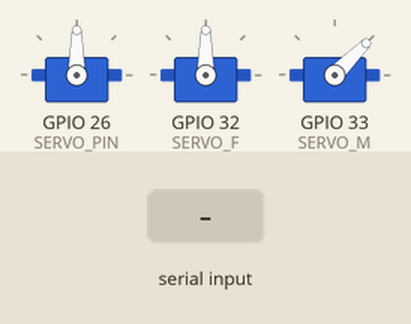
Simulated run of this sketch. Board: ESP32. Shown: 3 × servo. The test bench sets the inputs (shaded band). What the sketch prints to the serial monitor is not drawn.

Above: at 1.3 s.
1.4 s: "C\n" received over Serial
At 3.4 s:
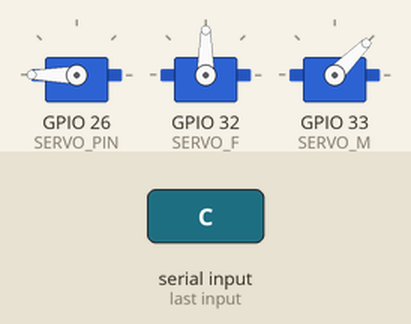
4.4 s: "U\n" received over Serial
At 6.7 s:
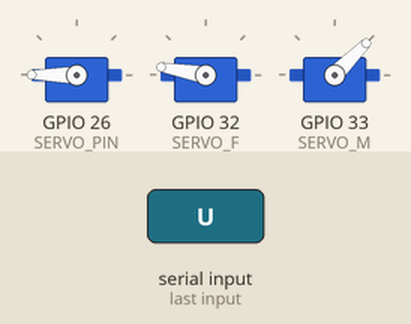
7.1 s: "O\n" received over Serial
At 8.9 s:
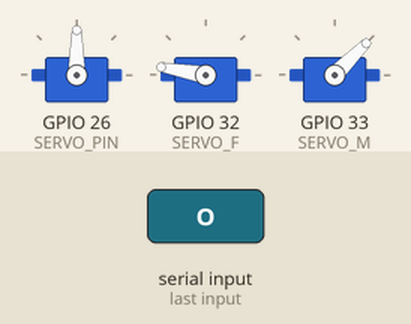
10.1 s: "D\n" received over Serial
At 10.55 s:
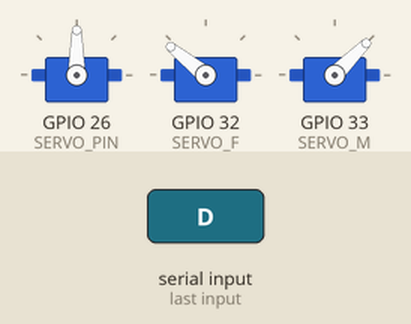
12.8 s: "W\n" received over Serial
At 14.6 s:
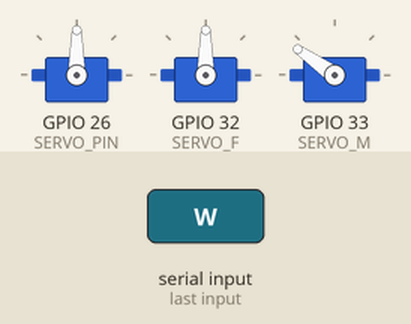
15.8 s: "c\n" received over Serial
At 17.9 s:
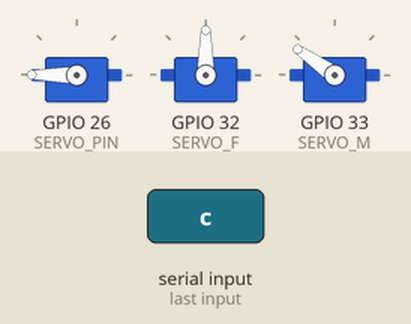
Timing chart, 0 to 19.4 s (numbered marks = the images above; inputs shaded):
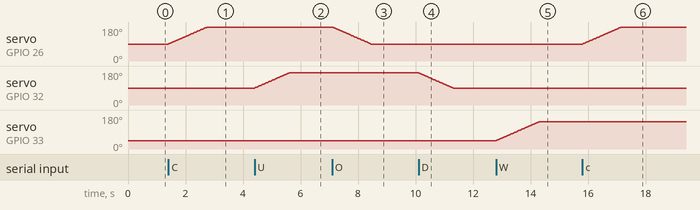

The sketch:

multi_python_control.ino
```cpp
#include <ESP32Servo.h>
#include <analogWrite.h>
//#include <tone.h>
#include <ESP32Tone.h>
#include <ESP32PWM.h>

#define OPEN_CLAW  1
#define CLOSE_CLAW 2
#define FORE_UP  3
#define FORE_DOWN  4
#define MAIN_UP  5
#define MAIN_DOWN 6
#define STOP  7
#define CMD_BUFF_LEN  6

#define SERVO_PIN 26
#define SERVO_F 32
#define SERVO_M 33
Servo servoMotor;
Servo servoMotor2;
Servo servoMotor3;
int hold = 0;
int pos = 0;
int pos_c = 90;
int pos_f = 90;
int pos_m = 45;
int angle_c = 180;
int angle_o = 90;
int angle_w = 145;
int angle_s = 45;
int angle_u = 170;
int angle_d = 90;
char c;
char str[CMD_BUFF_LEN];
uint8_t idx = 0;
uint8_t state = OPEN_CLAW;

void setup() {
  Serial.begin(115200);
  servoMotor.attach(SERVO_PIN);
  servoMotor.write(pos_c);
  servoMotor2.attach(SERVO_F);
  servoMotor2.write(pos_f);
  servoMotor3.attach(SERVO_M);
  servoMotor3.write(pos_m);
  delay(100);
  //  Serial.println("'O' to open, 'C' to close: ");
  //  while (Serial.available() == 0) {
  //    Serial.print(".");
  //    delay(500);
  //  }
  //  while (Serial.available() > 0) {
  //    Serial.read(); //Empty the read buffer
  //  }
  Serial.println("'1' for claw, '2' for forearm, '3' for main arm");
}

void loop() {

  if (Serial.available() > 0) {
    c = Serial.read();
    if (c != '\n') {
      str[idx++] = c;
    }
    else {
      str[idx] = '\0';

      state = interpret(str[0]);

      idx = 0;
    }
  }
  switch (state) {
    case 1:
      open_c();
      break;

    case 2:
      close_c();
      break;

    case 3:
      up_f();
      break;

    case 4:
      down_f();
      break;

    case 5:
      up_m();
      break;

    case 6:
      down_m();
      break;

    case 7:
      stop_c();
      break;

    default:
      stop_c();
      break;
  }

}

void down_m() {
  pos = servoMotor3.read();
  if (pos < angle_s) {
    while (pos < angle_s) {
      pos += 1;
      servoMotor3.write(pos);
      if (Serial.available() > 0) {
        break;
      }
      delay(15);
    }
  } else if (pos > angle_s) {
    while (pos > angle_s) {
      pos -= 1;
      servoMotor3.write(pos);
      if (Serial.available() > 0) {
        break;
      }
      delay(15);
    }
  }
}

void up_m() {
  pos = servoMotor3.read();
  if (pos < angle_w) {
    while (pos < angle_w) {
      pos += 1;
      servoMotor3.write(pos);
      if (Serial.available() > 0) {
        break;
      }
      delay(15);
    }
  } else if (pos > angle_w) {
    while (pos > angle_w) {
      pos -= 1;
      servoMotor3.write(pos);
      if (Serial.available() > 0) {
        break;
      }
      delay(15);
    }
  }
}

void down_f() {
  pos = servoMotor2.read();
  if (pos < angle_d) {
    while (pos < angle_d) {
      pos += 1;
      servoMotor2.write(pos);
      if (Serial.available() > 0) {
        break;
      }
      delay(15);
    }
  } else if (pos > angle_d) {
    while (pos > angle_d) {
      pos -= 1;
      servoMotor2.write(pos);
      if (Serial.available() > 0) {
        break;
      }
      delay(15);
    }
  }
}

void up_f() {
  pos = servoMotor2.read();
  if (pos < angle_u) {
    while (pos < angle_u) {
      pos += 1;
      servoMotor2.write(pos);
      if (Serial.available() > 0) {
        break;
      }
      delay(15);
    }
  } else if (pos > angle_u) {
    while (pos > angle_u) {
      pos -= 1;
      servoMotor2.write(pos);
      if (Serial.available() > 0) {
        break;
      }
      delay(15);
    }
  }
}

void open_c() {
  pos = servoMotor.read();
  if (pos < angle_o) {
    while (pos < angle_o) {
      pos += 1;
      servoMotor.write(pos);
      if (Serial.available() > 0) {
        break;
      }
      delay(15);
    }
  } else if (pos > angle_o) {
    while (pos > angle_o) {
      pos -= 1;
      servoMotor.write(pos);
      if (Serial.available() > 0) {
        break;
      }
      delay(15);
    }
  }
  //  servoMotor.write(90);
}

void close_c() {
  pos = servoMotor.read();
  if (pos < angle_c) {
    while (pos < angle_c) {
      pos += 1;
      servoMotor.write(pos);
      if (Serial.available() > 0) {
        break;
      }
      delay(15);
    }
  } else if (pos > angle_c) {
    while (pos > angle_c) {
      pos -= 1;
      servoMotor.write(pos);
      if (Serial.available() > 0) {
        break;
      }
      delay(15);
    }
  }
  //  servoMotor.write(180);
}

void stop_c() {
  hold = servoMotor.read();
  Serial.println(hold);
  servoMotor.write(hold+1);
}

uint8_t interpret(char c) {
  switch (c) {
    case 'O': return OPEN_CLAW;
    case 'C': return CLOSE_CLAW;
    case 'o': return OPEN_CLAW;
    case 'c': return CLOSE_CLAW;
    case 'D': return FORE_DOWN;
    case 'U': return FORE_UP;
    case 'd': return FORE_DOWN;
    case 'u': return FORE_UP;
    case 'W': return MAIN_UP;
    case 'S': return MAIN_DOWN;
    case 'w': return MAIN_UP;
    case 's': return MAIN_DOWN;
    case 'k': return STOP;
    case 'K': return STOP;
    default: Serial.println("UNKNOWN");
  }
  return state;
}
```

Measured:
- after the input at 1.4 s, servo on GPIO 26 (SERVO_PIN): moves from 90° to 180° over 1.3 s, starting at once
- after the input at 4.4 s, servo on GPIO 32 (SERVO_F): moves from 90° to 170° over 1.2 s, starting at once
- after the input at 7.1 s, servo on GPIO 26 (SERVO_PIN): moves from 180° to 90° over 1.3 s, starting at once
- after the input at 10.1 s, servo on GPIO 32 (SERVO_F): moves from 170° to 90° over 1.2 s, starting at once
- after the input at 12.8 s, servo on GPIO 33 (SERVO_M): moves from 45° to 145° over 1.5 s, starting at once
- after the input at 15.8 s, servo on GPIO 26 (SERVO_PIN): moves from 90° to 180° over 1.3 s, starting at once
